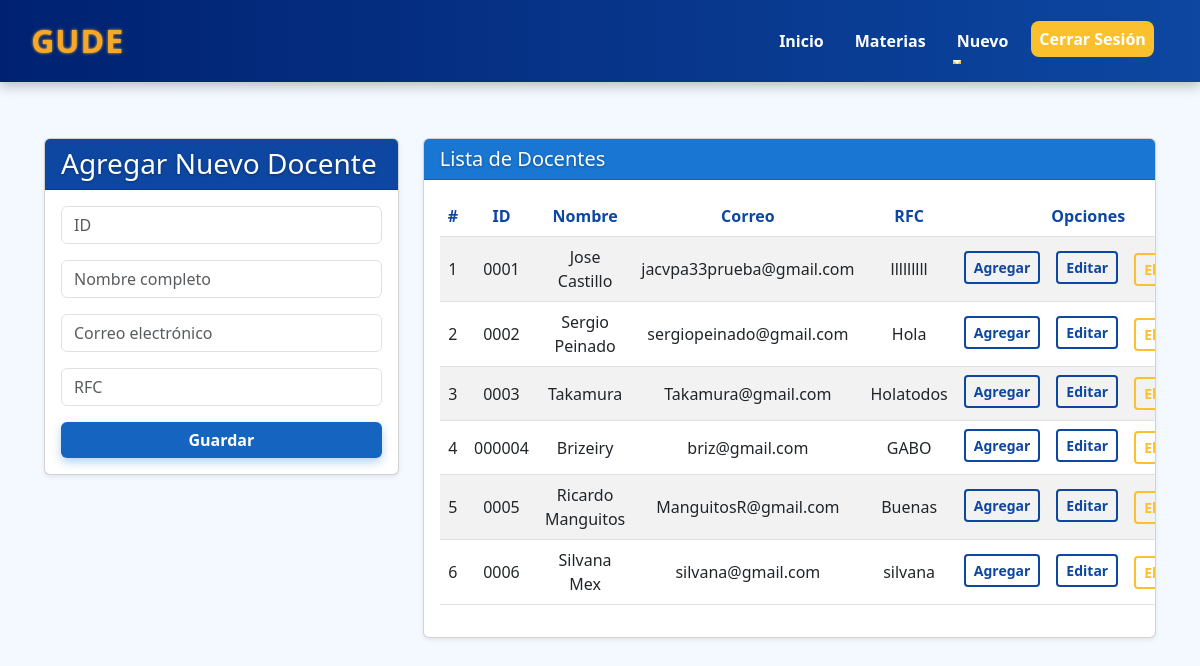
The page /nuevodocente/ on the database as committed earlier.
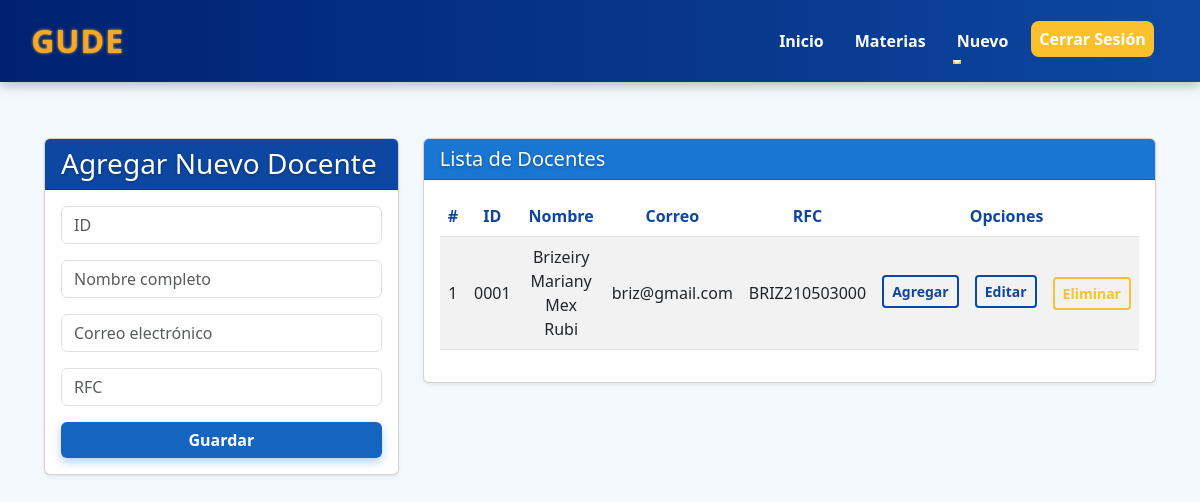
The same page on the database as committed later.
### Aplicaciones/General/models.py (models this page shows, shortened)
class Docente(models.Model):
    id = models.CharField(primary_key=True, max_length=9)
    nombre = models.CharField(max_length=100)
    correo = models.EmailField()
    rfc = models.CharField(max_length=13)
    password = models.CharField(max_length=50, default='123456')
    cursos = models.ManyToManyField('Curso', related_name='docentes')

### Aplicaciones/General/views.py (the view)
# urls.py: path('nuevodocente/', views.nuevodocente, name='nuevodocente'),
def nuevodocente(request):
    docentes = Docente.objects.all()
    cursos = Curso.objects.all()  # Traer todas las materias
    return render(request, "nuevodocente.html", {"docentes": docentes, "cursos": cursos})

### Aplicaciones/General/templates/nuevodocente.html (shortened to what this page needs)
{% extends "./base.html" %}
{% load static %}
{% block body %}
<div class="container mt-4">
  <div class="row">
    <div class="col-md-4">
      <div class="card shadow-sm">
        <div class="card-header bg-primary text-white">
          <h3 class="mb-0">Agregar Nuevo Docente</h3>
        </div>
        <div class="card-body">
          <form action="{% url 'registrarDocente' %}" method="post">
            <div class="form-group mb-3">
              <input type="text" name="txtId" id="txtId" class="form-control"
                     placeholder="ID"
                     pattern="^\d+$" title="Solo se permiten números" maxlength="9" required>
            </div>
            <div class="form-group mb-3">
              <input type="text" name="txtNombre" id="txtNombre" class="form-control"
                     placeholder="Nombre completo"
                     pattern="^[A-Za-zÁÉÍÓÚáéíóúÑñ\s]+$" title="Solo letras y espacios" maxlength="100" required />
            </div>
            <div class="form-group mb-3">
              <input type="email" name="txtCorreo" id="txtCorreo" class="form-control"
                     placeholder="Correo electrónico"
                     pattern="^[^\s@]+@[^\s@]+\.[^\s@]+$" title="Formato de correo inválido" required />
            </div>
            <div class="form-group mb-3">
              <input type="text" name="txtRfc" id="txtRfc" class="form-control text-uppercase"
                     placeholder="RFC" maxlength="13" pattern="^[A-ZÑ&]{3,4}\d{6}[A-Z0-9]{3}$"
                     title="Formato de RFC inválido" required oninput="this.value = this.value.toUpperCase();">
            </div>
            <button type="submit" class="btn btn-azul w-100">Guardar</button>
          </form>
        </div>
      </div>
    </div>
    <div class="col-md-8">
      <div class="card shadow-sm">
        <div class="card-header bg-secondary text-white">
          <h5 class="mb-0">Lista de Docentes</h5>
        </div>
        <div class="card-body table-responsive">
          <table class="table table-striped table-hover">
            <thead>
              <tr>
                <th>#</th>
                <th>ID</th>
                <th>Nombre</th>
                <th>Correo</th>
                <th>RFC</th>
                <th colspan="3">Opciones</th>
              </tr>
            </thead>
            <tbody>
              {% for d in docentes %}
              <tr>
                <td>{{ forloop.counter }}</td>
                <td>{{ d.id }}</td>
                <td>{{ d.nombre }}</td>
                <td>{{ d.correo }}</td>
                <td>{{ d.rfc }}</td>
                <td>
                  <a href="{% url 'asignarMaterias' d.id %}" class="btn btn-outline-azul btn-sm w-100 mb-1">Agregar</a>
                </td>
                <td>
                  <a href="{% url 'edicionDocente' d.id %}" class="btn btn-outline-azul btn-sm w-100 mb-1">Editar</a>
                </td>
                <td>
                  <a href="{% url 'eliminacionDocente' d.id %}" class="btn btn-outline-dorado btn-sm w-100 btnEliminacion">Eliminar</a>
                </td>
              </tr>
              {% empty %}
              <tr>
                <td colspan="8" class="text-center text-muted">No hay docentes registrados</td>
              </tr>
              {% endfor %}
            </tbody>
          </table>
        </div>
      </div>
    </div>
  </div>
</div>
{% endblock %}

Rows that differ between the two databases and show on the page:
removed Docente: id "0002", nombre "Sergio Peinado", correo "sergiopeinado@gmail.com", rfc "Hola"
removed Docente: id "0003", nombre "Takamura", correo "Takamura@gmail.com", rfc "Holatodos"
removed Docente: id "000004", nombre "Brizeiry", correo "briz@gmail.com", rfc "GABO"
removed Docente: id "0005", nombre "Ricardo Manguitos", correo "ManguitosR@gmail.com", rfc "Buenas"
removed Docente: id "0006", nombre "Silvana Mex", correo "silvana@gmail.com", rfc "silvana"
changed Docente id 0001: nombre "Jose Castillo" → "Brizeiry Mariany Mex Rubi"; correo "jacvpa33prueba@gmail.com" → "briz@gmail.com"; rfc "lllllllll" → "BRIZ210503000"
